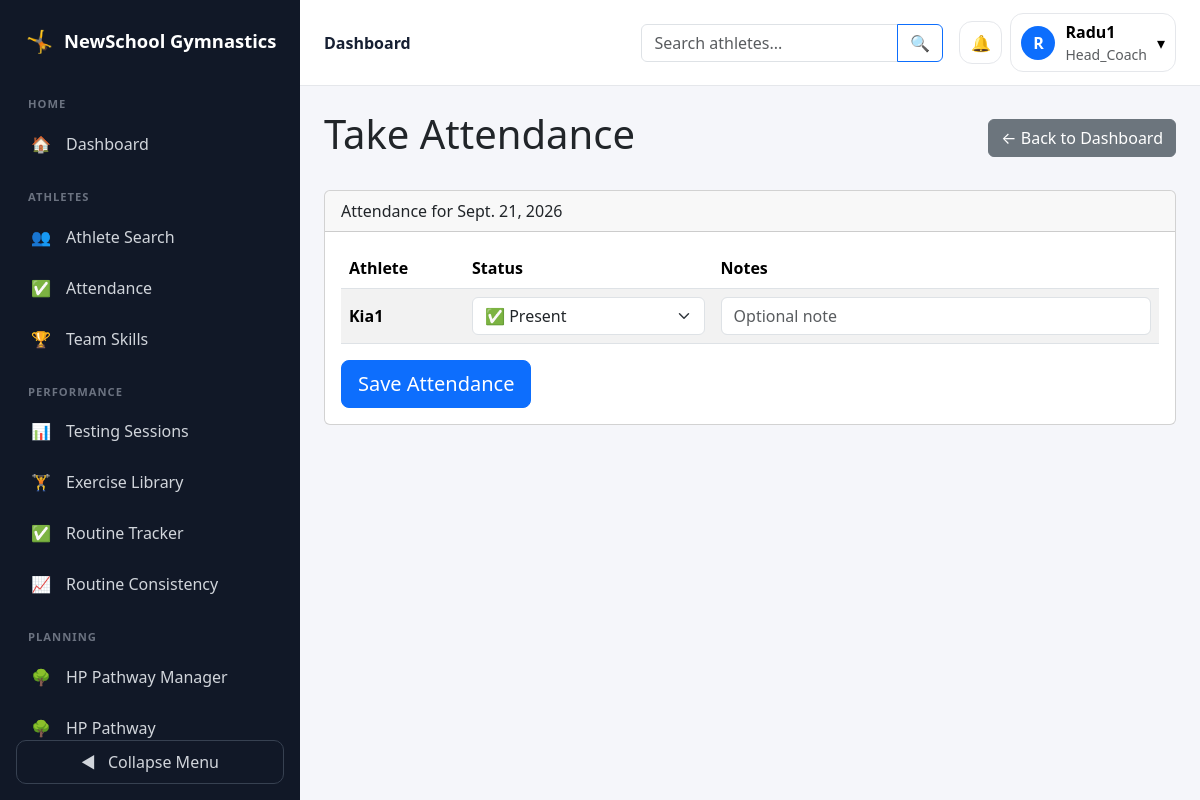
The app's page /coaches/attendance/ (signed in) with its own data.
### accounts/models.py (models this page shows, shortened)
class User(AbstractUser):
    ROLE_CHOICES = [
        ('admin', 'Platform Admin'),
        ('director', 'Gym Director'),
        ('head_coach', 'Head Coach'),
        ('coach', 'Coach'),
        ('athlete', 'Athlete'),
        ('parent', 'Parent'),
    ]
    role = models.CharField(
        max_length=20,
        choices=ROLE_CHOICES
    )

### coaches/views.py (the view, shortened to what this page needs)
# urls.py: path('attendance/', take_attendance, name='take_attendance'),
@login_required
def take_attendance(request):
    today = timezone.localdate()
    athletes = get_accessible_athletes(
        request.user
    )
    existing_records = (
        AttendanceRecord.objects
        .filter(
            athlete__in=athletes,
            attendance_date=today,
        )
    )
    attendance_map = {
        record.athlete_id: record
        for record in existing_records
    }
    athlete_attendance = [
        {
            "athlete": athlete,
            "record": attendance_map.get(
                athlete.id
            ),
        }
        for athlete in athletes
    ]
    return render(
        request,
        "coaches/take_attendance.html",
        {
            "today": today,
            "athlete_attendance": athlete_attendance,
        },
    )

### coaches/views.py (called while the page is built)
def get_accessible_athletes(user):
    if not user.is_authenticated:
        return User.objects.none()
    if user.role not in [
        "coach",
        "head_coach",
    ]:
        return User.objects.none()
    return (
        User.objects
        .filter(
            role="athlete",
            is_active=True,
            training_groups__is_active=True,
            training_groups__group__is_active=True,
            training_groups__group__coach_assignments__coach=user,
        )
        .distinct()
        .order_by(
            "first_name",
            "last_name",
            "username",
        )
    )

### communications/models.py (called while the page is built)
    def unread_count(self):
        messages = self.conversation.messages.exclude(
            sender=self.user
        )
        if self.last_read_at:
            messages = messages.filter(
                created_at__gt=self.last_read_at
            )
        return messages.count()

### coaches/templates/coaches/take_attendance.html (shortened to what this page needs)
{% extends "base.html" %}
{% block content %}
<div class="d-flex justify-content-between align-items-center mb-4">
    <h1>Take Attendance</h1>
    <a href="{% url 'coach_dashboard' %}" class="btn btn-secondary">
        ← Back to Dashboard
    </a>
</div>
<div class="card">
    <div class="card-header">
        Attendance for {{ today }}
    </div>
    <div class="card-body">
        {% if athlete_attendance %}
            <form method="POST">
                <div class="table-responsive">
                    <table class="table table-striped align-middle">
                        <thead>
                            <tr>
                                <th>Athlete</th>
                                <th>Status</th>
                                <th>Notes</th>
                            </tr>
                        </thead>
                        <tbody>
                            {% for item in athlete_attendance %}
                            <tr>
                                <td>
                                    <strong>{{ item.athlete.username }}</strong>
                                </td>
                                <td>
                                    <select
                                        name="status_{{ item.athlete.id }}"
                                        class="form-select"
                                        required
                                    >
                                        <option value="present"
                                            {% if item.record.status == "present" or not item.record %}
                                                selected
                                            {% endif %}
                                        >
                                            ✅ Present
                                        </option>
                                    </select>
                                </td>
                                <td>
                                    <input
                                        type="text"
                                        name="notes_{{ item.athlete.id }}"
                                        class="form-control"
                                        value="{% if item.record %}{{ item.record.notes }}{% endif %}"
                                        placeholder="Optional note"
                                    >
                                </td>
                            </tr>
                            {% endfor %}
                        </tbody>
                    </table>
                </div>
                <button type="submit" class="btn btn-primary btn-lg">
                    Save Attendance
                </button>
            </form>
        {% else %}
            <p class="mb-0">No athletes available for attendance.</p>
        {% endif %}
    </div>
</div>
{% endblock %}

### templates/base.html (shortened to what this page needs)
<!DOCTYPE html>
<html lang="en">
<head>
    <link
        href="https://cdn.jsdelivr.net/npm/bootstrap@5.3.3/dist/css/bootstrap.min.css"
        rel="stylesheet"
    >
</head>
<body>
<div class="d-flex app-shell">
    {% if user.is_authenticated %}
        <nav class="sidebar" id="sidebar">
            <div class="sidebar-brand">
                <span class="sidebar-brand-icon">🤸</span>
                <span class="brand-text">NewSchool Gymnastics</span>
            </div>
            <div class="sidebar-navigation">
                {% if user.role == 'director' %}
                    <div class="sidebar-section">Gym Management</div>
                    <a href="{% url 'director_dashboard' %}" class="sidebar-link">
                        <span class="sidebar-icon">🏢</span>
                        <span class="sidebar-label">Director Dashboard</span>
                    </a>
                    <a href="{% url 'people_management' %}" class="sidebar-link">
                        <span class="sidebar-icon">👥</span>
                        <span class="sidebar-label">Manage People</span>
                    </a>
                    <a href="{% url 'director_event_list' %}" class="sidebar-link">
                        <span class="sidebar-icon">📅</span>
                        <span class="sidebar-label">Gym Events</span>
                    </a>
                    <a href="{% url 'create_training_group' %}" class="sidebar-link">
                        <span class="sidebar-icon">🤸</span>
                        <span class="sidebar-label">Create Training Group</span>
                    </a>
                {% elif user.role == 'coach' or user.role == 'head_coach' %}
                    <div class="sidebar-section">Home</div>
                    <a href="{% url 'coach_dashboard' %}" class="sidebar-link">
                        <span class="sidebar-icon">🏠</span>
                        <span class="sidebar-label">Dashboard</span>
                    </a>
                    <div class="sidebar-section">Athletes</div>
                    <a href="{% url 'athlete_search' %}" class="sidebar-link">
                        <span class="sidebar-icon">👥</span>
                        <span class="sidebar-label">Athlete Search</span>
                    </a>
                    <a href="{% url 'take_attendance' %}" class="sidebar-link">
                        <span class="sidebar-icon">✅</span>
                        <span class="sidebar-label">Attendance</span>
                    </a>
                    <a href="{% url 'team_skills_dashboard' %}" class="sidebar-link">
                        <span class="sidebar-icon">🏆</span>
                        <span class="sidebar-label">Team Skills</span>
                    </a>
                    <div class="sidebar-section">Performance</div>
                    <a href="{% url 'testing_session_list' %}" class="sidebar-link">
                        <span class="sidebar-icon">📊</span>
                        <span class="sidebar-label">Testing Sessions</span>
                    </a>
                    <a href="{% url 'testing_exercise_list' %}" class="sidebar-link">
                        <span class="sidebar-icon">🏋️</span>
                        <span class="sidebar-label">Exercise Library</span>
                    </a>
                    <a href="{% url 'routine_tracker:daily_routine_tracker' %}" class="sidebar-link">
                        <span class="sidebar-icon">✅</span>
                        <span class="sidebar-label">Routine Tracker</span>
                    </a>
                    <a href="{% url 'routine_tracker:routine_consistency_summary' %}" class="sidebar-link">
                        <span class="sidebar-icon">📈</span>
                        <span class="sidebar-label">Routine Consistency</span>
                    </a>
                    <div class="sidebar-section">Planning</div>
                    {% if user.role == 'head_coach' %}
                        <a href="{% url 'pathway:pathway_manager' %}" class="sidebar-link">
                            <span class="sidebar-icon">🌳</span>
                            <span class="sidebar-label">HP Pathway Manager</span>
                        </a>
                    {% endif %}
                    <a href="{% url 'pathway:pathway_overview' %}" class="sidebar-link">
                        <span class="sidebar-icon">🌳</span>
                        <span class="sidebar-label">HP Pathway</span>
                    </a>
                {% endif %}
            </div>
            <button type="button" class="sidebar-toggle" id="sidebar-toggle">
                <span id="toggle-icon">◀</span>
                <span class="toggle-label ms-2">Collapse Menu</span>
            </button>
        </nav>
    {% endif %}
    <div class="main-area">
        <header class="topbar">
            <div class="d-flex justify-content-between align-items-center gap-3">
                <div class="d-flex align-items-center gap-3">
                    <div class="topbar-title">
                        {% block page_header %}Dashboard{% endblock %}
                    </div>
                </div>
                {% if user.is_authenticated %}
                    <div class="d-flex align-items-center gap-2 ms-auto">
                        {% if user.role == 'coach' or user.role == 'head_coach' %}
                            <form method="get" action="{% url 'athlete_search' %}" class="topbar-search me-2">
                                <div class="input-group">
                                    <input
                                        type="search"
                                        name="q"
                                        class="form-control"
                                        placeholder="Search athletes..."
                                    >
                                    <button class="btn btn-outline-primary" type="submit">🔍</button>
                                </div>
                            </form>
                        {% endif %}
                        <div class="dropdown">
                            <button
                                class="notification-button"
                                type="button"
                                data-bs-toggle="dropdown"
                                data-bs-auto-close="outside"
                            >
                                🔔
                            </button>
                        </div>
                        <div class="dropdown">
                            <button
                                class="user-menu-button"
                                type="button"
                                data-bs-toggle="dropdown"
                            >
                                <span class="user-avatar">
                                    {% if user.first_name %}{{ user.first_name|first }}{% else %}{{ user.username|first }}{% endif %}
                                </span>
                                <span class="user-menu-details text-start">
                                    <span class="d-block fw-semibold">
                                        {{ user.get_full_name|default:user.username }}
                                    </span>
                                    <span class="d-block small text-muted">{{ user.role|title }}</span>
                                </span>
                                <span>▾</span>
                            </button>
                        </div>
                    </div>
                {% endif %}
            </div>
        </header>
        <main class="main-content">
            {% block content %}{% endblock %}
        </main>
    </div>
</div>
</body>
</html>

### templates/base.html (style rules this page uses)
:root { --app-background: #f5f6fa; --sidebar-background: #111827; --sidebar-hover: #1f2937; --sidebar-border: #273244; --sidebar-text: #d1d5db; --sidebar-muted: #6b7280; --topbar-border: #e5e7eb; --primary-soft: #eef4ff; }
html { max-width: 100%; }
body { max-width: 100%; min-height: 100vh; margin: 0; overflow-x: hidden; background: var(--app-background); }
button, a, input, select, textarea { touch-action: manipulation; }
.app-shell { min-height: 100vh; }
.sidebar { position: sticky; top: 0; width: 300px; height: 100vh; display: flex; flex-direction: column; flex-shrink: 0; overflow: hidden; padding: 16px; background: var(--sidebar-background); transition: width 0.25s ease; z-index: 1040; }
.sidebar-brand { display: flex; align-items: center; gap: 10px; min-height: 58px; padding: 10px 8px 18px; color: white; font-size: 1.15rem; font-weight: 800; white-space: nowrap; }
.sidebar-brand-icon { width: 30px; flex-shrink: 0; text-align: center; font-size: 1.35rem; }
.sidebar-navigation { flex-grow: 1; overflow-x: hidden; overflow-y: auto; padding-bottom: 12px; scrollbar-width: none; -ms-overflow-style: none; }
.sidebar-section { margin: 22px 12px 8px; color: var(--sidebar-muted); font-size: 0.7rem; font-weight: 800; letter-spacing: 0.09em; text-transform: uppercase; white-space: nowrap; }
.sidebar-link { position: relative; display: flex; align-items: center; gap: 12px; width: 100%; margin-bottom: 5px; padding: 11px 12px; border: 0; border-radius: 10px; background: transparent; color: var(--sidebar-text); text-align: left; text-decoration: none; white-space: nowrap; }
.sidebar-icon { position: relative; width: 26px; min-width: 26px; flex-shrink: 0; text-align: center; }
.sidebar-toggle { width: 100%; padding: 9px 12px; border: 1px solid #374151; border-radius: 10px; background: transparent; color: var(--sidebar-text); }
.main-area { min-width: 0; flex-grow: 1; }
.topbar { position: sticky; top: 0; z-index: 1020; min-height: 72px; padding: 13px 24px; border-bottom: 1px solid var(--topbar-border); background: rgba(255, 255, 255, 0.96); backdrop-filter: blur(12px); }
.topbar-title { color: #172033; font-weight: 800; }
.topbar-search { width: min(420px, 100%); }
.main-content { width: 100%; min-width: 0; padding: 24px; }
.main-content > * { min-width: 0; }
.table-responsive { -webkit-overflow-scrolling: touch; }
.notification-button { position: relative; width: 43px; height: 43px; display: inline-flex; align-items: center; justify-content: center; padding: 0; border: 1px solid #e5e7eb; border-radius: 13px; background: white; }
.user-menu-button { display: flex; align-items: center; gap: 10px; padding: 6px 10px; border: 1px solid #e5e7eb; border-radius: 13px; background: white; }
.user-avatar { width: 34px; height: 34px; display: inline-flex; align-items: center; justify-content: center; border-radius: 50%; background: #0d6efd; color: white; font-weight: 800; text-transform: uppercase; }

### records on screen
User: username|first "R", get_full_name "Radu1", role "Head_Coach"
User: athlete.username "Kia1", id "✅ Present"

### other values on screen
{{ today }} "Sept. 21, 2026"
